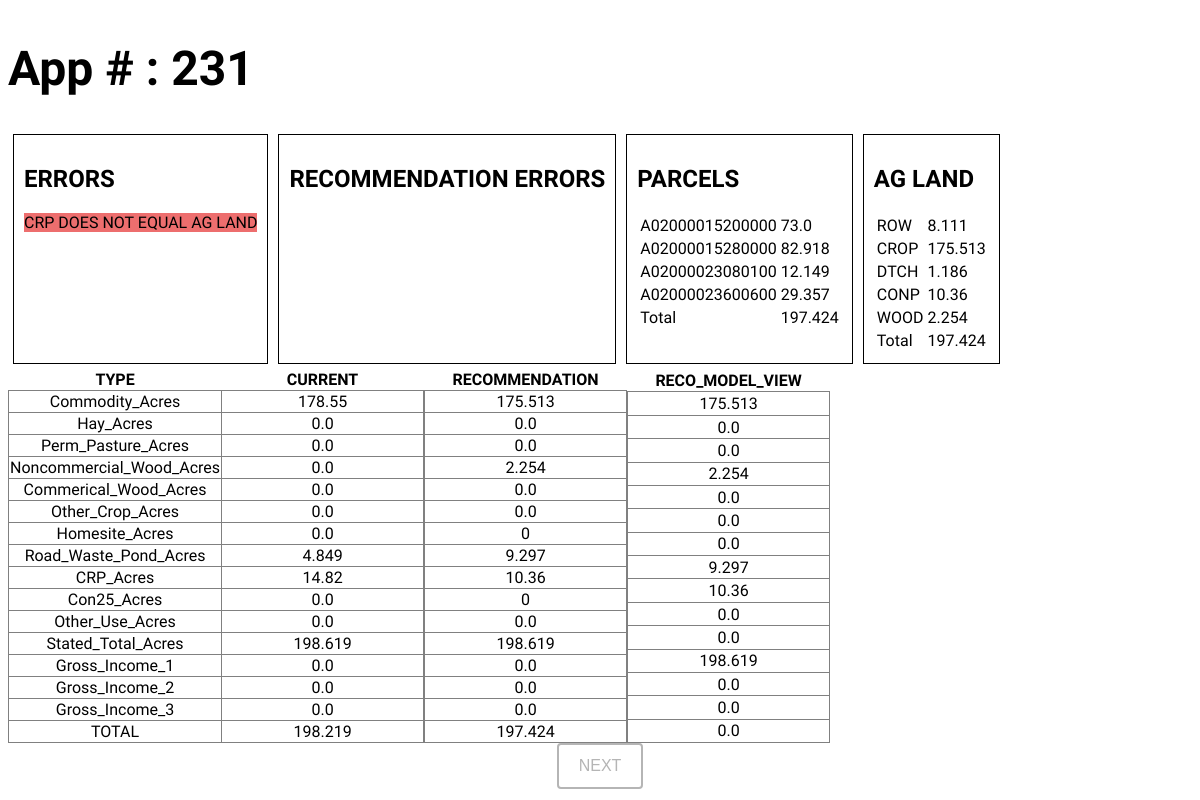
Screenshot of /231 with the database file from the repository.
### models.py (models this page shows)
class AG_LAND(db.Model):
    id = db.Column(
        type_=db.Integer,
        primary_key=True,
    )
    PARID = db.Column(
        type_=db.String(30),
    )
    AGAPPL = db.Column(
        type_=db.String(30),
    )
    PARCEL_ACREAGE = db.Column(
        type_=db.Float(3),
    )
    LAND_USE_TYPE = db.Column(
        type_=db.String(30),
    )
    LAND_USE_ACRES = db.Column(
        type_=db.Float(3),
    )

class CAUVApp(db.Model):
    id = db.Column(
        type_=db.Integer,
        primary_key=True,
    )
    AG_APP = db.Column(
        type_=db.String(30),
        nullable=False
    )
    Commodity_Acres = db.Column(
        type_=db.Float(3),
    )
    Hay_Acres = db.Column(
        type_=db.Float(3),
    )
    Perm_Pasture_Acres = db.Column(
        type_=db.Float(3),
    )
    Noncommercial_Wood_Acres = db.Column(
        type_=db.Float(3),
    )
    Commerical_Wood_Acres = db.Column(
        type_=db.Float(3),
    )
    Other_Crop_Acres = db.Column(
        type_=db.Float(3),
    )
    Homesite_Acres = db.Column(
        type_=db.Float(3),
    )
    Road_Waste_Pond_Acres = db.Column(
        type_=db.Float(3),
    )
    CRP_Acres = db.Column(
        type_=db.Float(3),
    )
    Con25_Acres = db.Column(
        type_=db.Float(3),
    )
    Other_Use_Acres = db.Column(
        type_=db.Float(3),
    )
    Stated_Total_Acres = db.Column(
        type_=db.Float(3),
        nullable=False,
    )
    Gross_Income_1 = db.Column(
        type_=db.Float(2),
    )
    Gross_Income_2 = db.Column(
        type_=db.Float(2),
    )
    Gross_Income_3 = db.Column(
        type_=db.Float(2),
    )

class RECOMMENDED_CAUVApp(db.Model):
    id = db.Column(
        type_=db.Integer,
        primary_key=True,
    )
    AG_APP = db.Column(
        type_=db.String(30),
        nullable=False
    )
    Commodity_Acres = db.Column(
        type_=db.Float(3),
    )
    Hay_Acres = db.Column(
        type_=db.Float(3),
    )
    Perm_Pasture_Acres = db.Column(
        type_=db.Float(3),
    )
    Noncommercial_Wood_Acres = db.Column(
        type_=db.Float(3),
    )
    Commerical_Wood_Acres = db.Column(
        type_=db.Float(3),
    )
    Other_Crop_Acres = db.Column(
        type_=db.Float(3),
    )
    Homesite_Acres = db.Column(
        type_=db.Float(3),
    )
    Road_Waste_Pond_Acres = db.Column(
        type_=db.Float(3),
    )
    CRP_Acres = db.Column(
        type_=db.Float(3),
    )
    Con25_Acres = db.Column(
        type_=db.Float(3),
    )
    Other_Use_Acres = db.Column(
        type_=db.Float(3),
    )
    Stated_Total_Acres = db.Column(
        type_=db.Float(3),
        nullable=False,
    )
    Gross_Income_1 = db.Column(
        type_=db.Float(2),
    )
    Gross_Income_2 = db.Column(
        type_=db.Float(2),
    )
    Gross_Income_3 = db.Column(
        type_=db.Float(2),
    )

### routes.py (the view)
@app.route('/<int:id>', methods = ['POST', 'GET'])
def base(id):
    next_id = id + 1
    if request.method == "POST":
        return redirect('/' + str(next_id))
    else:
        app_select = CAUVApp.query.filter(CAUVApp.AG_APP == id).first()
        if app_select is None:
            return redirect('/' + str(next_id))
        else:
            current = current_app(app_select)
            current_sum = current_app_sum(app_select)
            AG_LAND_parcels = parcel_view(id)
            AG_LAND_parcel_sum = parcel_sum(AG_LAND_parcels)
            AG_LAND_land = land_view(id)
            AG_LAND_land_sum = land_sum(AG_LAND_land)
            errors_compiled = compiled_errors(
                app_select=app_select,
                parcel_sum=AG_LAND_parcel_sum,
                AG_LAND_land=AG_LAND_land,
                current_sum=current_sum,
            )
            app_recommendation = recommendation(
                app_select=app_select,
                AG_LAND_parcel=AG_LAND_parcels,
                AG_LAND_land=AG_LAND_land,
                errors=errors_compiled,
            )
            app_recommendation_sum = recommendation_sum(app_recommendation)
            recom_app_select = RECOMMENDED_CAUVApp.query.filter(RECOMMENDED_CAUVApp.AG_APP == id).first()
            recommendation_errors = compiled_errors(
                app_select=recom_app_select,
                parcel_sum=AG_LAND_parcel_sum,
                AG_LAND_land=AG_LAND_land,
                current_sum=app_recommendation_sum,
            )
            recommended = current_app(recom_app_select)
            return render_template(
                'index.html',
                appNum=id,
                errors=errors_compiled,
                current=current,
                current_sum=current_sum,
                AG_LAND_parcels=AG_LAND_parcels,
                AG_LAND_parcel_sum=AG_LAND_parcel_sum,
                AG_LAND_land=AG_LAND_land,
                AG_LAND_land_sum=AG_LAND_land_sum,
                recommendation=app_recommendation,
                recommendation_sum=app_recommendation_sum,
                recommendation_errors=recommendation_errors,
                recommended=recommended,
            )

### AG_LAND.py (called while the page is built)
def parcel_view(app_num):
    parcels= []
    parcels_dict_list = []
    app_select = AG_LAND.query.filter(AG_LAND.AGAPPL == app_num).all()
    for row in app_select:
        if row.PARID in parcels:
            continue
        else:
            parcels.append(row.PARID)
    for parcel in parcels:
        parcels_dict ={
        "PARID": None,
        "PARCEL_ACREAGE": None,
        }
        parcels_dict['PARID'] = parcel
        parcel_query = AG_LAND.query.filter(
            AG_LAND.AGAPPL == app_num,
            AG_LAND.PARID == parcel
        ).first()
        parcels_dict['PARCEL_ACREAGE'] = round(parcel_query.PARCEL_ACREAGE,3)
        parcels_dict_list.append(parcels_dict)
    return parcels_dict_list

def parcel_sum(parcels_dict_list):
    parcels_sum = []
    for each in parcels_dict_list:
        parcels_sum.append(each['PARCEL_ACREAGE'])
    total_acres = round(sum(parcels_sum),3)
    return total_acres

def land_view(app_num):
    app_select = AG_LAND.query.filter(AG_LAND.AGAPPL == app_num).all()
    land = []
    land_dict_list = []
    for row in app_select:
        if row.LAND_USE_TYPE in land:
            continue
        else:
            land.append(row.LAND_USE_TYPE)
    for type in land:
        land_dict = {
        "LAND_USE_TYPE": None,
        "LAND_USE_ACRES": None,
        }
        land_dict['LAND_USE_TYPE'] = type
        land_query = AG_LAND.query.filter(
            AG_LAND.AGAPPL == app_num,
            AG_LAND.LAND_USE_TYPE == type
        ).all()
        land_type_sum = []
        for each in land_query:
            land_type_sum.append(each.LAND_USE_ACRES)
        land_dict['LAND_USE_ACRES'] = round(sum(land_type_sum),3)
        land_dict_list.append(land_dict)
    return land_dict_list

def land_sum(land_dict_list):
    land_sum = []
    for each in land_dict_list:
        land_sum.append(each['LAND_USE_ACRES'])
    total_acres = round(sum(land_sum),3)
    return total_acres

### CURRENT.py (called while the page is built)
def current_app_sum(app_select):
    app_sum = [
        app_select.Commodity_Acres,
        app_select.Hay_Acres,
        app_select.Perm_Pasture_Acres,
        app_select.Noncommercial_Wood_Acres,
        app_select.Commerical_Wood_Acres,
        app_select.Other_Crop_Acres,
        app_select.Homesite_Acres,
        app_select.Road_Waste_Pond_Acres,
        app_select.CRP_Acres,
        app_select.Con25_Acres,
        app_select.Other_Use_Acres,
    ]
    return round(sum(app_sum),3)

### templates/index.html (shortened to what this page needs)
{% extends 'base.html' %}
{% block body %}
<div class="APPNUM">
  <h1>
  App # : {{ appNum }}
  </h1>
</div>
<div class="GENERAL_INFO">
  <div class="GENERAL_INFO_ITEM">
    <h2>ERRORS</h2>
    {% for each in errors %}
      <div class="ERRORS">
        {{each}}
      </div>
    {% endfor %}
  </div>
  <div class="GENERAL_INFO_ITEM">
    <h2>RECOMMENDATION ERRORS</h2>
  </div>
  <div class="GENERAL_INFO_ITEM">
    <h2>PARCELS</h2>
    <table>
      {% for each in AG_LAND_parcels %}
      <tr>
        <td>
          {{ each['PARID'] }}
        </td>
        <td>
          {{ each["PARCEL_ACREAGE"]}}
        </td>
      </tr>
      {% endfor %}
      <tr>
        <td>
          Total
        </td>
        <td>
          {{AG_LAND_parcel_sum}}
        </td>
      </tr>
    </table>
  </div>
  <div class="GENERAL_INFO_ITEM">
    <h2>AG LAND</h2>
    <table>
      {% for each in AG_LAND_land %}
      <tr>
        <td>
          {{ each['LAND_USE_TYPE'] }}
        </td>
        <td>
          {{ each['LAND_USE_ACRES'] }}
        </td>
      </tr>
      {% endfor %}
      <tr>
        <td>
          Total
        </td>
        <td>
          {{AG_LAND_land_sum}}
        </td>
      </tr>
    </table>
  </div>
</div>
<div class="APP">
  <table>
    <tr>
      <th>TYPE</th>
      <th>CURRENT</th>
    </tr>
    {% for each in current['APP_VALUES'] %}
      <tr>
        <td>
          {{ each }}
        </td>
        <td>
          {{ current['APP_VALUES'][each] }}
        </td>
      </tr>
    {% endfor %}
    <tr>
      <td>TOTAL</td>
      <td>
        {{ current_sum }}
      </td>
    </tr>
  </table>
  <table>
    <tr>
      <th>RECOMMENDATION</th>
    </tr>
    {% for each in recommendation %}
    <tr>
      <td>
          {{ recommendation[each] }}
      </td>
    </tr>
    {% endfor %}
    <tr>
      <td>
        {{ recommendation_sum }}
      </td>
    </tr>
  </table>
  <table>
    <tr>
      <th>RECO_MODEL_VIEW</th>
    </tr>
    {% for each in recommended['APP_VALUES'] %}
    <tr>
      <td>
          {{ recommended['APP_VALUES'][each] }}
      </td>
    </tr>
    {% endfor %}
  </table>
</div>
<form method="post">
  <input type="submit" id="submit" name="submit" value="NEXT">
</form>
{% endblock %}

### templates/base.html (shortened to what this page needs)
<!DOCTYPE html>
<html lang="en">
<head>
  <link rel="stylesheet" href="{{ url_for('static', filename='css/main.css') }}">
</head>
<body>
  {% block body %}{% endblock %}
</body>
</html>

### static/css/main.css (style rules this page uses)
body { font-family: 'Oxygen', sans-serif; font-size: 16px; text-align: center; display: flex; flex-direction: column; justify-content: center; }
.APPNUM { font-size: 24px; text-align: left; }
.GENERAL_INFO { display: flex; text-align: left; flex-direction: row; }
.GENERAL_INFO_ITEM { padding: 10px; border: solid 1px black; margin: 5px; }
.ERRORS { background-color: hsl(0, 78%, 68%); }
.APP { display: flex; flex-direction: row; }
.APP table { border-collapse: collapse; padding: 5px; }
.APP td { border: solid 1px gray; }
.APP th { width: 200px; }
#submit { color: hsla(0, 0%, 71%, 1); font-size: 16px; background-color: hsla(0, 0%, 100%, 1); padding: 12px 20px; border: 2px solid hsla(0, 0%, 71%, 1); border-radius: 4px; }

### rows the page displays
AG_LAND: PARID "A02000015200000", PARCEL_ACREAGE "73.0", LAND_USE_TYPE "ROW", LAND_USE_ACRES "8.111"
AG_LAND: PARID "A02000015280000", PARCEL_ACREAGE "82.918"
AG_LAND: PARID "A02000023080100", PARCEL_ACREAGE "12.149"
AG_LAND: PARID "A02000023600600", PARCEL_ACREAGE "29.357"
AG_LAND: LAND_USE_TYPE "CROP", LAND_USE_ACRES "175.513"
AG_LAND: LAND_USE_TYPE "DTCH", LAND_USE_ACRES "1.186"
AG_LAND: LAND_USE_TYPE "CONP", LAND_USE_ACRES "10.36"
AG_LAND: LAND_USE_TYPE "WOOD", LAND_USE_ACRES "2.254"
CAUVApp: Commodity_Acres "178.55" "0.0" "0.0" "0.0" "0.0" "0.0" "0.0" "4.849" "14.82" "0.0" "0.0" "198.619" "0.0" "0.0" "0.0", Hay_Acres "0.0" "0.0" "0.0" "0.0" "0.0" "198.619" "0.0" "0.0" "0.0"
RECOMMENDED_CAUVApp: Commodity_Acres "175.513" "0.0" "0.0" "2.254" "0.0" "0.0" "0.0" "9.297" "10.36" "0.0" "0.0" "198.619" "0.0" "0.0" "0.0"

### other values shown
{{ appNum }} "231"
{{ each }} "CRP DOES NOT EQUAL AG LAND"
{{ AG_LAND_parcel_sum }} "197.424"
{{ AG_LAND_land_sum }} "197.424"
{{ each }} "Commodity_Acres" "Hay_Acres" "Perm_Pasture_Acres" "Noncommercial_Wood_Acres" "Commerical_Wood_Acres" "Other_Crop_Acres" "Homesite_Acres" "Road_Waste_Pond_Acres" "CRP_Acres" "Con25_Acres" "Other_Use_Acres" "Stated_Total_Acres" "Gross_Income_1" "Gross_Income_2" "Gross_Income_3"
{{ current_sum }} "198.219"
{{ recommendation[each] }} "175.513" "2.254" "0" "9.297" "10.36" "0"
{{ recommendation_sum }} "197.424"
